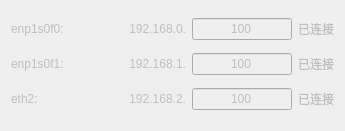
    <widget class="QWidget" name="gridLayoutWidget_3">
     <property name="geometry">
      <rect>
       <x>10</x>
       <y>60</y>
       <width>345</width>
       <height>131</height>
      </rect>
     </property>
     <layout class="QGridLayout" name="gridLayout_3">
      <item row="1" column="3">
       <widget class="QLabel" name="label_Net_Stat2">
        <property name="enabled">
         <bool>false</bool>
        </property>
        <property name="sizePolicy">
         <sizepolicy hsizetype="Fixed" vsizetype="Preferred">
          <horstretch>0</horstretch>
          <verstretch>0</verstretch>
         </sizepolicy>
        </property>
        <property name="styleSheet">
         <string notr="true">font: 10pt &quot;Ubuntu&quot;;</string>
        </property>
        <property name="text">
         <string>已连接</string>
        </property>
       </widget>
      </item>
      <item row="2" column="3">
       <widget class="QLabel" name="label_Net_Stat3">
        <property name="enabled">
         <bool>false</bool>
        </property>
        <property name="sizePolicy">
         <sizepolicy hsizetype="Fixed" vsizetype="Preferred">
          <horstretch>0</horstretch>
          <verstretch>0</verstretch>
         </sizepolicy>
        </property>
        <property name="styleSheet">
         <string notr="true">font: 10pt &quot;Ubuntu&quot;;</string>
        </property>
        <property name="text">
         <string>已连接</string>
        </property>
       </widget>
      </item>
      <item row="1" column="1">
       <widget class="QLabel" name="label_netduan2">
        <property name="enabled">
         <bool>false</bool>
        </property>
        <property name="styleSheet">
         <string notr="true">font: 10pt &quot;Ubuntu&quot;;</string>
        </property>
        <property name="text">
         <string>192.168.1.</string>
        </property>
        <property name="alignment">
         <set>Qt::AlignRight|Qt::AlignTrailing|Qt::AlignVCenter</set>
        </property>
       </widget>
      </item>
      <item row="2" column="0">
       <widget class="QLabel" name="label_netdev3">
        <property name="enabled">
         <bool>false</bool>
        </property>
        <property name="styleSheet">
         <string notr="true">font: 10pt &quot;Ubuntu&quot;;</string>
        </property>
        <property name="text">
         <string>eth2:</string>
        </property>
       </widget>
      </item>
      <item row="1" column="2">
       <widget class="QLineEdit" name="lineEdit_ip2">
        <property name="enabled">
         <bool>false</bool>
        </property>
        <property name="sizePolicy">
         <sizepolicy hsizetype="Fixed" vsizetype="Fixed">
          <horstretch>0</horstretch>
          <verstretch>0</verstretch>
         </sizepolicy>
        </property>
        <property name="maximumSize">
         <size>
          <width>100</width>
          <height>16777215</height>
         </size>
        </property>
        <property name="styleSheet">
         <string notr="true">font: 10pt &quot;Ubuntu&quot;;</string>
        </property>
        <property name="inputMethodHints">
         <set>Qt::ImhDigitsOnly</set>
        </property>
        <property name="text">
         <string>100</string>
        </property>
        <property name="maxLength">
         <number>3</number>
        </property>
        <property name="alignment">
         <set>Qt::AlignCenter</set>
        </property>
       </widget>
      </item>
      <item row="2" column="2">
       <widget class="QLineEdit" name="lineEdit_ip3">
        <property name="enabled">
         <bool>false</bool>
        </property>
        <property name="sizePolicy">
         <sizepolicy hsizetype="Fixed" vsizetype="Fixed">
          <horstretch>0</horstretch>
          <verstretch>0</verstretch>
         </sizepolicy>
        </property>
        <property name="maximumSize">
         <size>
          <width>100</width>
          <height>16777215</height>
         </size>
        </property>
        <property name="styleSheet">
         <string notr="true">font: 10pt &quot;Ubuntu&quot;;</string>
        </property>
        <property name="inputMethodHints">
         <set>Qt::ImhDigitsOnly</set>
        </property>
        <property name="text">
         <string>100</string>
        </property>
        <property name="maxLength">
         <number>3</number>
        </property>
        <property name="alignment">
         <set>Qt::AlignCenter</set>
        </property>
       </widget>
      </item>
      <item row="2" column="1">
       <widget class="QLabel" name="label_netduan3">
        <property name="enabled">
         <bool>false</bool>
        </property>
        <property name="styleSheet">
         <string notr="true">font: 10pt &quot;Ubuntu&quot;;</string>
        </property>
        <property name="text">
         <string>192.168.2.</string>
        </property>
        <property name="alignment">
         <set>Qt::AlignRight|Qt::AlignTrailing|Qt::AlignVCenter</set>
        </property>
       </widget>
      </item>
      <item row="0" column="1">
       <widget class="QLabel" name="label_netduan1">
        <property name="enabled">
         <bool>false</bool>
        </property>
        <property name="styleSheet">
         <string notr="true">font: 10pt &quot;Ubuntu&quot;;</string>
        </property>
        <property name="text">
         <string>192.168.0.</string>
        </property>
        <property name="alignment">
         <set>Qt::AlignRight|Qt::AlignTrailing|Qt::AlignVCenter</set>
        </property>
       </widget>
      </item>
      <item row="0" column="2">
       <widget class="QLineEdit" name="lineEdit_ip1">
        <property name="enabled">
         <bool>false</bool>
        </property>
        <property name="sizePolicy">
         <sizepolicy hsizetype="Fixed" vsizetype="Fixed">
          <horstretch>0</horstretch>
          <verstretch>0</verstretch>
         </sizepolicy>
        </property>
        <property name="maximumSize">
         <size>
          <width>100</width>
          <height>16777215</height>
         </size>
        </property>
        <property name="styleSheet">
         <string notr="true">font: 10pt &quot;Ubuntu&quot;;</string>
        </property>
        <property name="inputMethodHints">
         <set>Qt::ImhDigitsOnly</set>
        </property>
        <property name="text">
         <string>100</string>
        </property>
        <property name="maxLength">
         <number>3</number>
        </property>
        <property name="alignment">
         <set>Qt::AlignCenter</set>
        </property>
       </widget>
      </item>
      <item row="0" column="0">
       <widget class="QLabel" name="label_netdev1">
        <property name="enabled">
         <bool>false</bool>
        </property>
        <property name="styleSheet">
         <string notr="true">font: 10pt &quot;Ubuntu&quot;;</string>
        </property>
        <property name="text">
         <string>enp1s0f0:</string>
        </property>
       </widget>
      </item>
      <item row="0" column="3">
       <widget class="QLabel" name="label_Net_Stat1">
        <property name="enabled">
         <bool>false</bool>
        </property>
        <property name="sizePolicy">
         <sizepolicy hsizetype="Fixed" vsizetype="Preferred">
          <horstretch>0</horstretch>
          <verstretch>0</verstretch>
         </sizepolicy>
        </property>
        <property name="styleSheet">
         <string notr="true">font: 10pt &quot;Ubuntu&quot;;</string>
        </property>
        <property name="text">
         <string>已连接</string>
        </property>
       </widget>
      </item>
      <item row="1" column="0">
       <widget class="QLabel" name="label_netdev2">
        <property name="enabled">
         <bool>false</bool>
        </property>
        <property name="styleSheet">
         <string notr="true">font: 10pt &quot;Ubuntu&quot;;</string>
        </property>
        <property name="text">
         <string>enp1s0f1:</string>
        </property>
       </widget>
      </item>
     </layout>
    </widget>
